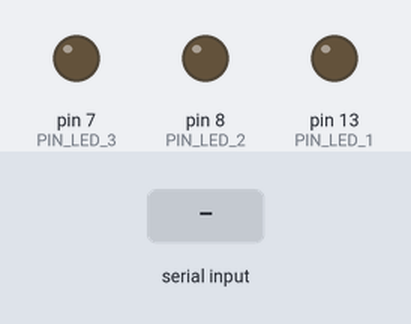
The sketch below on a simulated Arduino Uno, built with avr-gcc and run on an emulated ATmega328P. Shown: output pins drawn as LEDs (lit = HIGH). The test bench sets the inputs (shaded band).

Above: at 1.2 s.
1.3 s: "1" received over Serial
At 1.8 s:
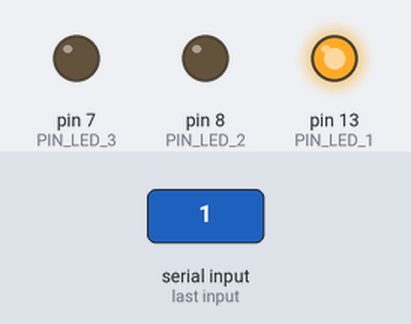
2.8 s: "2" received over Serial
At 4.0 s:
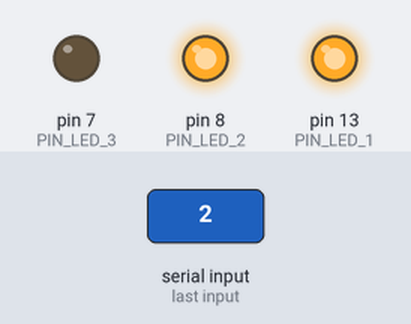
4.3 s: "3" received over Serial
At 5.3 s:
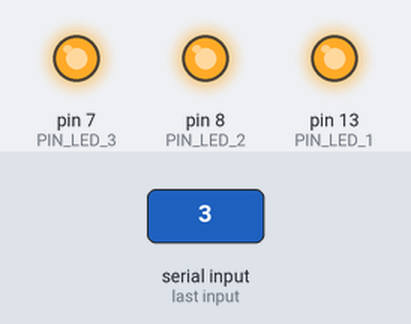
5.8 s: "0" received over Serial
At 6.4 s:
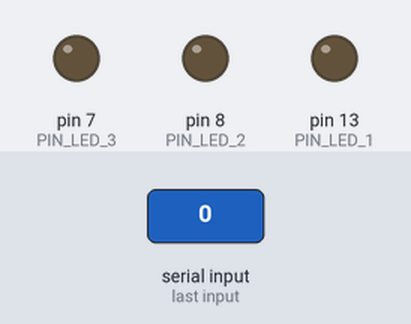
7.3 s: "2" received over Serial
At 7.6 s:
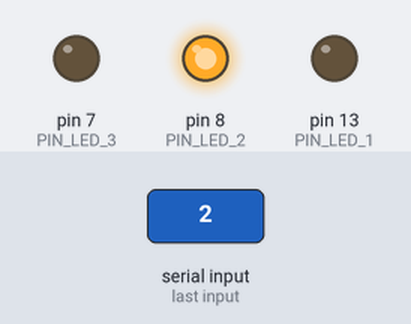
8.8 s: "3" received over Serial
At 9.9 s:
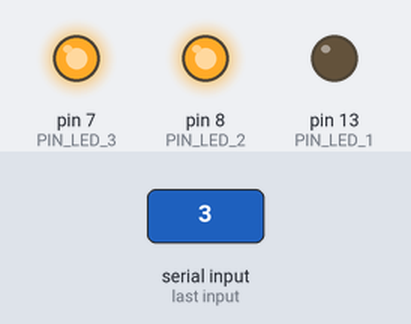
Timing chart, 0 to 11.3 s (numbered marks = the images above; inputs shaded):
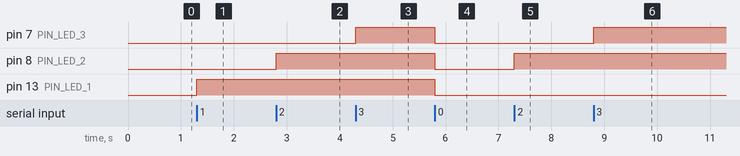

The sketch:

Arduino_Test_1.ino
```cpp
#define PIN_LED_1 13
#define PIN_LED_2 8
#define PIN_LED_3 7
#define PIN_IN_A A0

int cmd = 0;
bool isNeedRead = false;

void setup() {
  pinMode(PIN_LED_1, OUTPUT);
  pinMode(PIN_LED_2, OUTPUT);
  pinMode(PIN_LED_3, OUTPUT);
  pinMode(PIN_IN_A, INPUT);
  Serial.begin(9600);
}

void loop() {
  if (Serial.available() > 0){
    cmd = Serial.read();
    // 0
    if (cmd == 48){
      digitalWrite(PIN_LED_1, LOW);
      digitalWrite(PIN_LED_2, LOW);
      digitalWrite(PIN_LED_3, LOW);
    }
    // 1
    if (cmd == 49){
      digitalWrite(PIN_LED_1, HIGH);
    }
    // 2
    if (cmd == 50){
      digitalWrite(PIN_LED_2, HIGH);
    }
    // 3
    if (cmd == 51){
      digitalWrite(PIN_LED_3, HIGH);
    }

    // 7
    if (cmd == 55){
      isNeedRead = true;
    }
    // 8
    if (cmd == 56){
      isNeedRead = false;
    }
  }

  if (isNeedRead == true)
  {
    Serial.print(analogRead(PIN_IN_A));
    Serial.println();
    delay(50);
  }
}
```

Measured:
- after the input at 1.3 s, pin 13 (PIN_LED_1): LOW → HIGH at once
- after the input at 2.8 s, pin 8 (PIN_LED_2): LOW → HIGH at once
- after the input at 4.3 s, pin 7 (PIN_LED_3): LOW → HIGH at once
- after the input at 5.8 s, pin 7 (PIN_LED_3), pin 8 (PIN_LED_2), pin 13 (PIN_LED_1): HIGH → LOW at once
- after the input at 7.3 s, pin 8 (PIN_LED_2): LOW → HIGH at once
- after the input at 8.8 s, pin 7 (PIN_LED_3): LOW → HIGH at once
